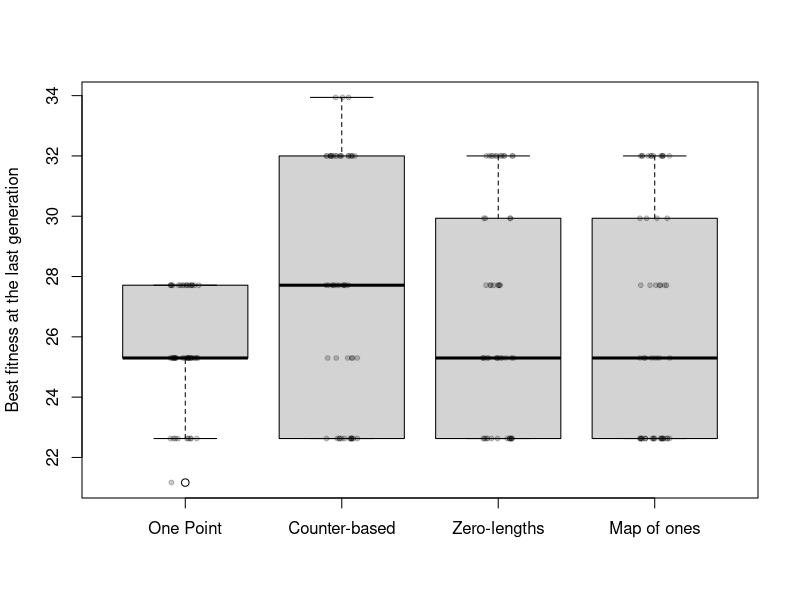
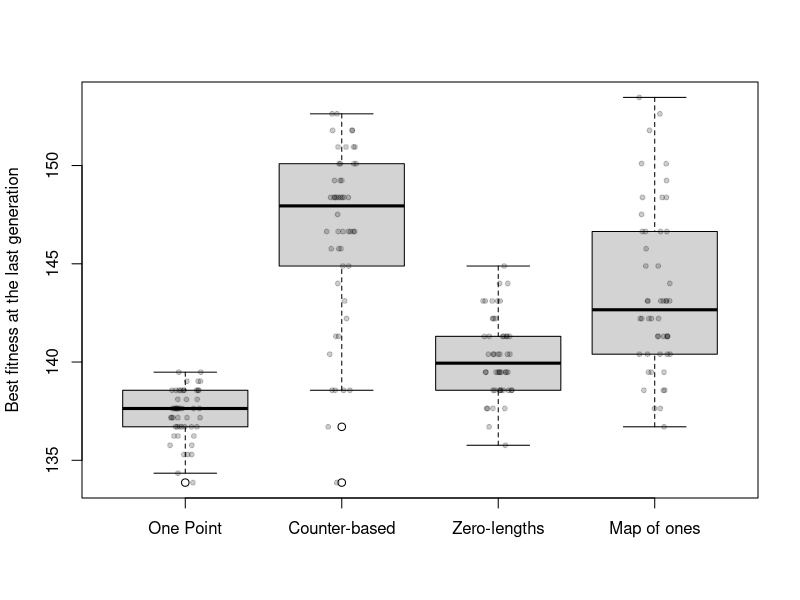
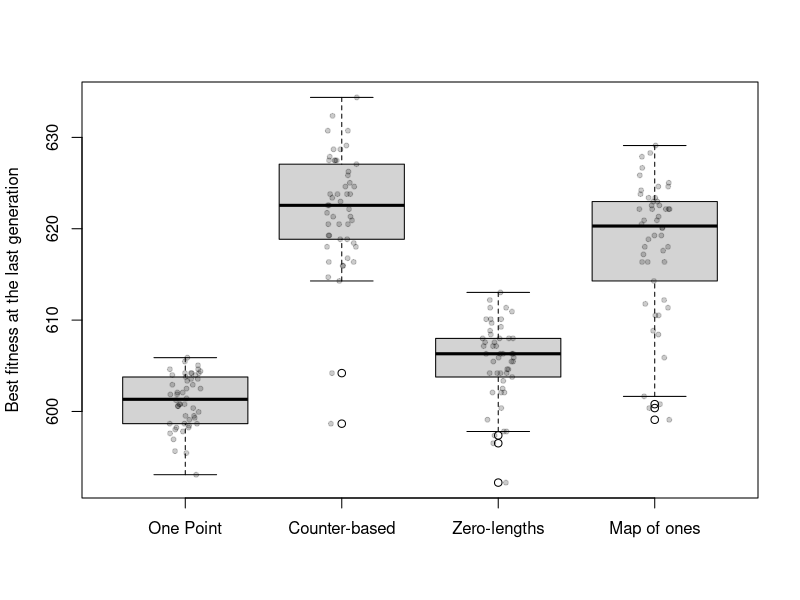

The R script that drew these images, in order:
data <- read.csv("all_results.csv", header=FALSE, sep="\t")
names <- c("One Point", "Counter-based", "Zero-lengths", "Map of ones")

pdf("plot-bnvar6.pdf")
boxplot(data[1:4], names=names, ylab="Best fitness at the last generation")
points(jitter(rep(1, 50), amount=0.1), data$V1, pch=20, col=rgb(0,0,0,0.2))
points(jitter(rep(2, 50), amount=0.1), data$V2, pch=20, col=rgb(0,0,0,0.2))
points(jitter(rep(3, 50), amount=0.1), data$V3, pch=20, col=rgb(0,0,0,0.2))
points(jitter(rep(4, 50), amount=0.1), data$V4, pch=20, col=rgb(0,0,0,0.2))
dev.off()
pdf("plot-bnvar8.pdf")
boxplot(data[5:8], names=names, ylab="Best fitness at the last generation")
points(jitter(rep(1, 50), amount=0.1), data$V5, pch=20, col=rgb(0,0,0,0.2))
points(jitter(rep(2, 50), amount=0.1), data$V6, pch=20, col=rgb(0,0,0,0.2))
points(jitter(rep(3, 50), amount=0.1), data$V7, pch=20, col=rgb(0,0,0,0.2))
points(jitter(rep(4, 50), amount=0.1), data$V8, pch=20, col=rgb(0,0,0,0.2))
dev.off()
pdf("plot-bnvar10.pdf")
boxplot(data[9:12], names=names, ylab="Best fitness at the last generation")
points(jitter(rep(1, 50), amount=0.1), data$V9, pch=20, col=rgb(0,0,0,0.2))
points(jitter(rep(2, 50), amount=0.1), data$V10, pch=20, col=rgb(0,0,0,0.2))
points(jitter(rep(3, 50), amount=0.1), data$V11, pch=20, col=rgb(0,0,0,0.2))
points(jitter(rep(4, 50), amount=0.1), data$V12, pch=20, col=rgb(0,0,0,0.2))
dev.off()

r <- rep(0, 18)
r[1] <- wilcox.test(data$V1, data$V2)$p.value
r[2] <- wilcox.test(data$V1, data$V3)$p.value
r[3] <- wilcox.test(data$V1, data$V4)$p.value
r[4] <- wilcox.test(data$V2, data$V3)$p.value
r[5] <- wilcox.test(data$V2, data$V4)$p.value
r[6] <- wilcox.test(data$V3, data$V4)$p.value

r[7] <- wilcox.test(data$V5, data$V6)$p.value
r[8] <- wilcox.test(data$V5, data$V7)$p.value
r[9] <- wilcox.test(data$V5, data$V8)$p.value
r[10] <- wilcox.test(data$V6, data$V7)$p.value
r[11] <- wilcox.test(data$V6, data$V8)$p.value
r[12] <- wilcox.test(data$V7, data$V8)$p.value

r[13] <- wilcox.test(data$V9, data$V10)$p.value
r[14] <- wilcox.test(data$V9, data$V11)$p.value
r[15] <- wilcox.test(data$V9, data$V12)$p.value
r[16] <- wilcox.test(data$V10, data$V11)$p.value
r[17] <- wilcox.test(data$V10, data$V12)$p.value
r[18] <- wilcox.test(data$V11, data$V12)$p.value
write.table(r, "pvalues.csv", sep="\t", col.names=FALSE, row.names=FALSE)
